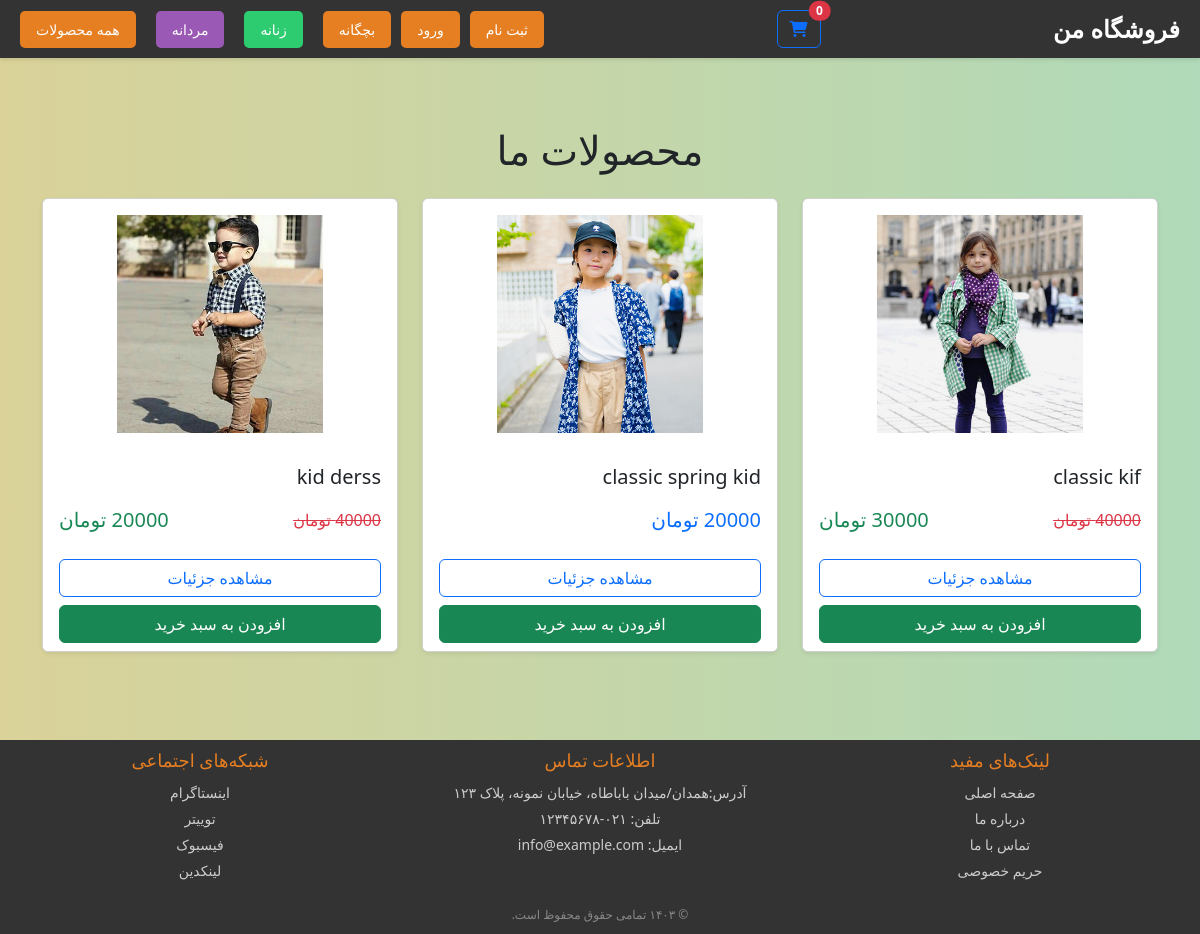
Screenshot of /products_category/kid with the database file from the repository.
### shop/models.py (models this page shows, shortened)
class Products(models.Model):
        product_name = models.CharField( max_length=50)
        category = models.ForeignKey(Category,on_delete=models.CASCADE,default=1)
        price = models.DecimalField( max_digits=100, decimal_places=0,default=0)
        product_image = models.ImageField(upload_to='uploads/products_iamge')
        product_name = models.CharField( max_length=50)
        is_sale = models.BooleanField(default=False)
        sale_price = models.DecimalField( max_digits=100, decimal_places=0,default=0)

### shop/views.py (the view)
# urls.py: path('products_category/<str:foo>',shop_views.product_category,name='products_category'),
def product_category(request,foo):
        foo = foo.replace('-',' ')
        try:
                category = Category.objects.get(name=foo)
                products = Products.objects.filter(category=category)
                return render(request,'categorys.html',{'products':products,'category':category})
        except:
                messages.success(request,('category not exixts'))
                return redirect('home')

### cart/cart.py (called while the page is built)
        def __len__(self):
                return len(self.cart)

### cart/context_processors.py (called while the page is built)
def cart (request):
        return {'cart':Cart(request)}

### shop/templates/categorys.html (shortened to what this page needs)
{% extends 'base.html' %}
{% load static %}
{% block content %}
{% include 'nav.html' %}
<div class="container my-5">
    <h1 class="text-center mb-4">محصولات ما</h1>
    <div class="row row-cols-1 row-cols-md-3 g-4">
        {% for product in products %}
        <div class="col">
            <div class="card h-100 shadow-sm">
                <img src="{{ product.product_image.url }}"
                     class="card-img-top p-3"
                     alt="{{ product.product_name }}"
                     style="height: 250px; object-fit: contain;">
                <div class="card-body">
                    <h5 class="card-title">{{ product.product_name }}</h5>
                    <div class="d-flex justify-content-between align-items-center">
                        {% if product.is_sale %}
                            <del class="text-danger">{{ product.price|floatformat:0 }} تومان</del>
                            <span class="text-success fs-5">{{ product.sale_price|floatformat:0 }} تومان</span>
                        {% else %}
                            <span class="text-primary fs-5">{{ product.price|floatformat:0 }} تومان</span>
                        {% endif %}
                    </div>
                </div>
                <div class="card-footer bg-white border-0">
                    <div class="d-grid gap-2">
                        <a href="{% url 'single_product' product.id %}"
                           class="btn btn-outline-primary">مشاهده جزئیات</a>
                        <button class="btn btn-success add-to-cart"
                                data-product-id="{{ product.id }}">
                            افزودن به سبد خرید
                        </button>
                    </div>
                </div>
            </div>
        </div>
        {% empty %}
        <div class="col-12">
            <div class="alert alert-warning">هیچ محصولی یافت نشد!</div>
        </div>
        {% endfor %}
    </div>
</div>
{% endblock %}

### shop/static/assets/css/style.css (style rules this page uses)
body { font-family: Arial, sans-serif; background-color: #f4f4f4; margin: 0; padding: 0; }
.container { max-width: 1200px; margin: 0 auto; padding: 20px; }
body { font-family: Arial, sans-serif; margin: 0; padding: 0; background-color: #f4f4f4; }
body { font-family: Arial, sans-serif; margin: 0; padding: 0; background-color: #f4f4f4; display: flex; flex-direction: column; min-height: 100vh; }
body { background: linear-gradient(to right, #dad299, #b0dab9); }

### shop/templates/base.html (style rules this page uses)
body { background: linear-gradient(to right, #dad299, #b0dab9); }

### rows the page displays
Products: product_image (picture), product_name "classic kif", price "40000"
Products: product_image (picture), product_name "classic spring kid"
Products: product_image (picture), product_name "kid derss", price "40000"

### other values shown
{{ cart|length }} "0"
